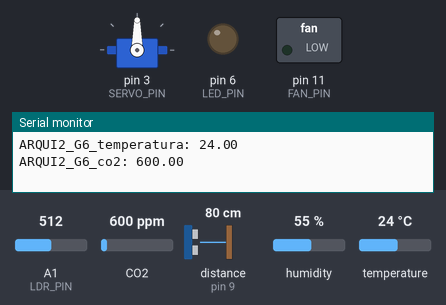
This sketch was run on a simulated Arduino Uno, built with avr-gcc and run on an emulated ATmega328P. Parts: servo, switched loads named in the sketch (green lamp = pin HIGH), output pins drawn as LEDs (lit = HIGH), the last lines printed to the serial monitor. Wiring (inferred from the names in the program): ultrasonic range finder: trigger pin 8; echo pin 9. The test bench sets the inputs (shaded band); at power-on: A1 (LDR_PIN) = 512, CO2 600 ppm, distance to the obstacle (sensor on pin 9) 80 cm, humidity 55 %, temperature 24 °C. The echo pulse lasts 58.3 µs per cm; pins used as bus, display or sensor lines are not drawn.

Above: at 10.5 s.
At 26.0 s:
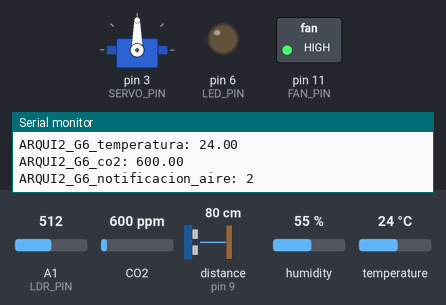
Timing chart, 0 to 66.3 s (numbered marks = the images above):
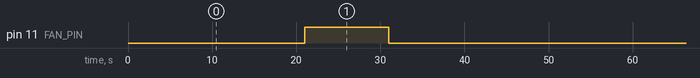

Measured:
- by itself, pin 11 (FAN_PIN): alternates HIGH for 10.0 s and LOW for 41.0 s

The sketch:

main.ino
```cpp
#include <DHT.h>
#include <MQ135.h>
#include <Servo.h>

#define DHTPIN 2      // El número del pin digital al que está conectado el sensor DHT11
#define DHTTYPE DHT11  // Tipo del sensor (DHT11 o DHT22)
#define ANALOG_PIN 0  // Pin analógico al que está conectado el MQ-135
#define LDR_PIN A1    // Pin analógico al que está conectado el sensor LDR
#define FAN_PIN 11     // Pin al que está conectado el ventilador
#define LED_PIN 6     // Pin al que está conectado el LED
#define TRIG_PIN 8    // Pin al que está conectado el pin TRIG del sensor ultrasónico
#define ECHO_PIN 9    // Pin al que está conectado el pin ECHO del sensor ultrasónico
#define SERVO_PIN 3   // Pin para el servomotor

DHT dht(DHTPIN, DHTTYPE);
MQ135 gasSensor = MQ135(ANALOG_PIN);
Servo myServo;

// Variables para el sensor ultrasónico
long duration;

int distance, ldrValue;
float tempC, ppm;

char valor_dato = '0';  // Inicializar valor_dato como '0'

unsigned long time_now = 0;
int period = 1000;

void setup() {
  Serial.begin(9600);
  dht.begin();
  pinMode(FAN_PIN, OUTPUT);   // Configurar el pin del ventilador como salida
  pinMode(LED_PIN, OUTPUT);   // Configurar el pin del LED como salida
  pinMode(TRIG_PIN, OUTPUT); // Configurar el pin TRIG como salida
  pinMode(ECHO_PIN, INPUT);  // Configurar el pin ECHO como entrada
  myServo.attach(SERVO_PIN);  // Adjuntar el servo al pin SERVO_PIN
  time_now = millis();
}

void loop() {

  if (Serial.available() > 0) {
    char receivedChar = Serial.read();

    // Realizar acciones basadas en el valor recibido
    if (receivedChar == '0') {
      // apagar luces
      digitalWrite(LED_PIN, LOW);
    } else if (receivedChar == '1') {
      // encender luces
      digitalWrite(LED_PIN, HIGH);
    } else if (receivedChar == '2') {
      // encender ventilador
      digitalWrite(FAN_PIN, HIGH);
    } else if (receivedChar == '3') {
      // apagar ventilador
      digitalWrite(FAN_PIN, LOW);
    } else if (receivedChar == '4') {
      // abrir puerta
      myServo.write(0);
    } else if (receivedChar == '5') {
      // cerrar puerta
      myServo.write(90);
    }
  }
  /// Leer temperatura del sensor DHT11
  tempC = dht.readTemperature();

  // Leer concentración de CO2 del sensor MQ-135
  ppm = gasSensor.getPPM();

  // Realizar una medición de proximidad con el sensor ultrasónico
  digitalWrite(TRIG_PIN, LOW);
  delayMicroseconds(2);
  digitalWrite(TRIG_PIN, HIGH);
  delayMicroseconds(10);
  digitalWrite(TRIG_PIN, LOW);
  duration = pulseIn(ECHO_PIN, HIGH);
  distance = duration * 0.034 / 2; // Calcular la distancia en centímetros

  // Leer valor del sensor LDR
  ldrValue = analogRead(LDR_PIN);

  if (millis() >= time_now + period){
    time_now += period;
    Serial.print("ARQUI2_G6_temperatura: ");
    Serial.println(tempC);

    Serial.print("ARQUI2_G6_co2: ");
    Serial.println(ppm);
    sistemaVentilacion();

    Serial.print("ARQUI2_G6_distancia: ");
    Serial.println(distance);
    sistemaIluminacion();

    Serial.print("ARQUI2_G6_luz: ");
    Serial.println(ldrValue);

  }
}

void sistemaVentilacion(){
  if(ppm > 500){
    // iniciar un temporizador de 30 segundos
    delay(10000);

    // enviar notificacion de calidad del aire mala a app
    Serial.print("ARQUI2_G6_notificacion_aire: ");
    Serial.println("2");
    // iniciar un temporizador de 30 segundos
    delay(10000);

    // encender ventilador por 30 segundos
    digitalWrite(FAN_PIN, HIGH);
    delay(10000);

    // apagar ventilador
    digitalWrite(FAN_PIN, LOW);

    // enviar notificacion de calidad del aire buena a app
    Serial.print("ARQUI2_G6_notificacion_aire: ");
    Serial.println("3");

  }
}

void sistemaIluminacion(){
  if(distance > 20){
    // inicia un temporizador de 30 segundos
    delay(10000);

    // enviar notificacion de que no hay nadie a la app
    Serial.print("ARQUI2_G6_notificacion_luz: ");
    Serial.println("0");

    delay(500);
    // inicia un temporizador de 30 segundos
    delay(10000);

    // apagar luces
    digitalWrite(LED_PIN, LOW);
    // enviar notificacion de que se ha apagado la luz en la habitación
    Serial.print("ARQUI2_G6_notificacion_luz: ");
    Serial.println("1");

    delay(500);
  }
}
```
